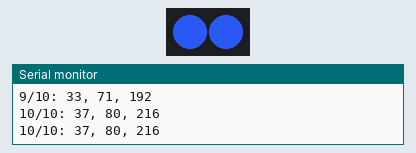
A sketch run on a simulated Arduino Uno, built with avr-gcc and run on an emulated ATmega328P. On the bench: 2 RGB LEDs in strip order, left to right, the last lines printed to the serial monitor. Dim RGB values are drawn brighter than linear; random numbers use the default seed unless the sketch sets one.

Above: at 1.06 s.
At 3.48 s:
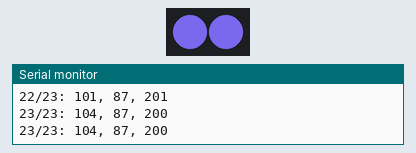
At 18.33 s:
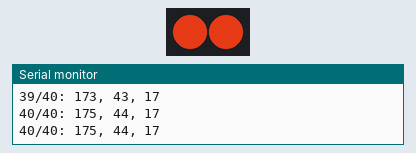
At 38.13 s:
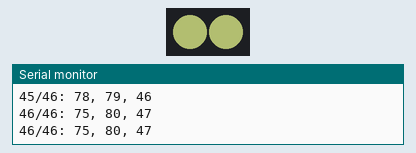
Timing chart, 0 to 40.0 s (numbered marks = the images above):
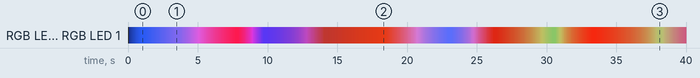

The sketch:

wolf_eyes.ino
```cpp
#include <Streaming.h>
#include <Adafruit_NeoPixel.h>

#define EYES_PIN 11
#define FADE_STEP 100

Adafruit_NeoPixel eyes = Adafruit_NeoPixel(2, EYES_PIN, NEO_GRB | NEO_KHZ800);

bool fading = false;
unsigned long fadeStartedAtMilliSeconds = 0;
unsigned long fadeInMilliSeconds = 0;

typedef struct Colour {
  uint8_t current;
  uint8_t destination;
  uint8_t original;
} Colour;

Colour red = {0, 0, 0};
Colour green = {0, 0, 0};
Colour blue = {0, 0, 0};

uint16_t totalSteps = 0;
uint16_t currentStep = 0;

void startFade(uint8_t newRed, uint8_t newGreen, uint8_t newBlue, unsigned long milliSeconds)
{
  currentStep = 0;
  totalSteps = milliSeconds / (1000 / FADE_STEP);

  red.original = red.current;
  red.destination = newRed;
  green.original = green.current;
  green.destination = newGreen;
  blue.original = blue.current;
  blue.destination = newBlue;

  fading = true;
}

void fade()
{
  if (fading && currentStep < totalSteps) {
    red.current = ((red.original * (totalSteps - currentStep)) + (red.destination * currentStep)) / totalSteps;
    green.current = ((green.original * (totalSteps - currentStep)) + (green.destination * currentStep)) / totalSteps;
    blue.current = ((blue.original * (totalSteps - currentStep)) + (blue.destination * currentStep)) / totalSteps;
    currentStep++;
  } else if (fading) {
    fading = false;
  }
}

void setup() {
  Serial.begin(115200);

  eyes.begin();
  eyes.show();
}

void loop() {
  if (!fading) {
    startFade(red.current >= 0x80 ? random(0, 0x80) : random(red.current, 0x100), random(0, 0x80), random(0, 0x100), random(100, 500));
  }

  fade();

  for (int eye = 0; eye < 2; eye++) {
    eyes.setPixelColor(eye, red.current, green.current, blue.current);
  }

  Serial << currentStep << "/" << totalSteps << ": " << red.current << ", " << green.current << ", " << blue.current << endl;

  eyes.show();

  delay(FADE_STEP);
}
```

Measured:
- by itself, RGB LED 0, RGB LED 1: off → RGB(4, 8, 24) at 0.10 s, → RGB(8, 17, 48) 0.10 s later, → RGB(12, 26, 72) 0.10 s later, → RGB(16, 35, 96) 0.10 s later, … (373 changes in this stretch)
